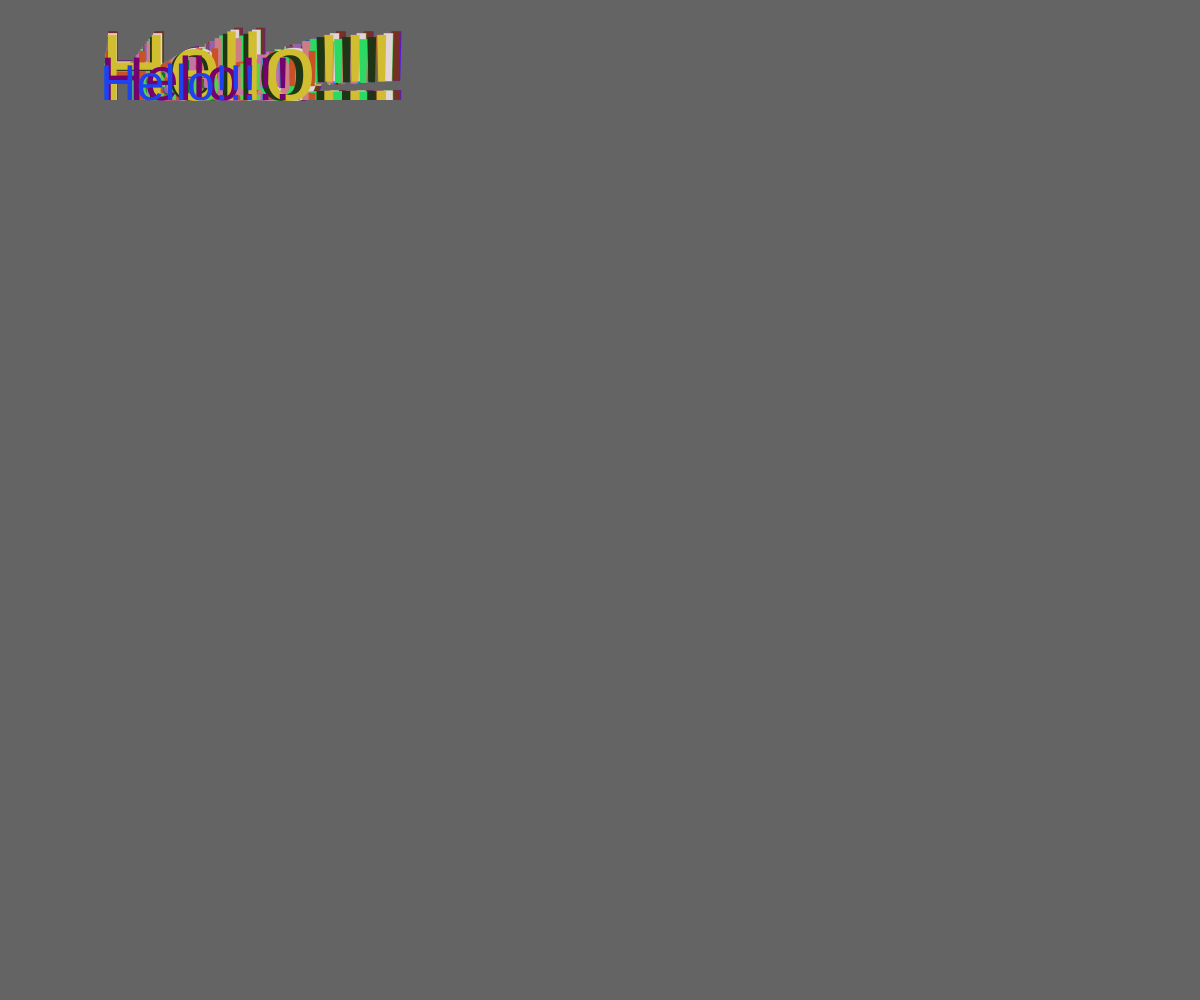
Frame 1 (no input)
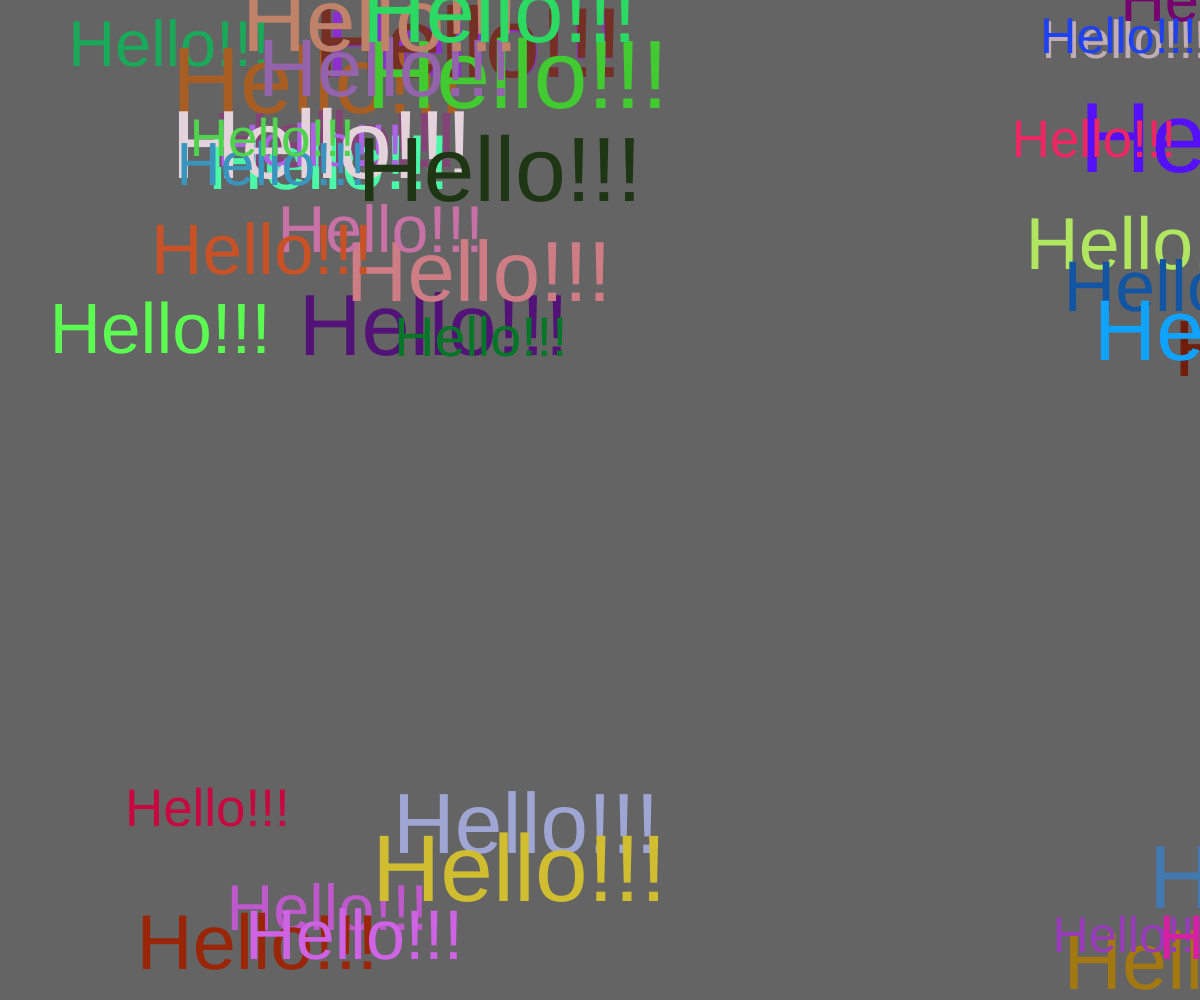
Frame 60 (no input)
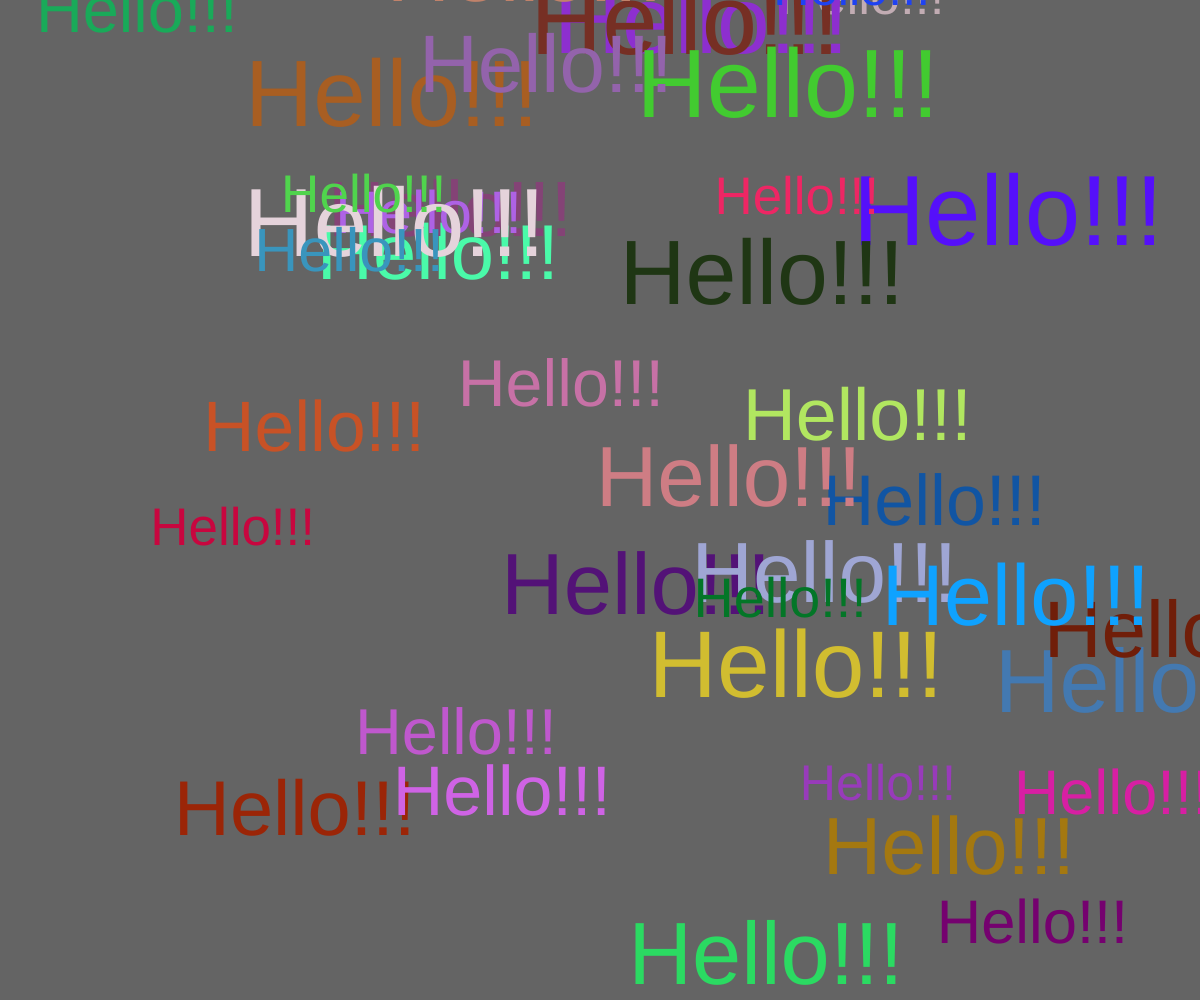
Frame 120 (the mouse pressed at the canvas centre since frame 60)

The p5.js sketch that drew these frames (run headless with seeded random() and noise() and a simulated clock; from frame 60 on, the mouse is pressed at the canvas centre):

// p5.js sketch
// ── sketch.js
let cars = [];

function setup() {
  createCanvas(windowWidth, windowHeight);

  // Spawn an object
  for (let i = 0; i < 40 ; i++) {
  cars.push(new Car());
  }
}

function draw() {
  background(100);

 for (let i = 0; i < cars.length; i++) {
  cars[i].display();
   cars[i].move();
  }


}



// Car class
class Car {

  // constructor and attributes
  constructor() {
    this.pos = createVector (100, 100);
    this.vel = createVector (random(-5,5), random(-5,5));
    this.col = color (random(255), random(255), random(255));
    this.size = random (50, 100);
  }

  // methods

  display() {
    fill (this.col);
    //rect(this.pos.x, this.pos.y, this.size, 25);
    textSize (this.size);
    text("Hello!!!", this.pos.x, this.pos.y);
  }

  move() {
    this.pos.add(this.vel);
    if (this.pos.x > width) this.pos.x = 0;
    if (this.pos.x < 0) this.pos.x = width;
     if (this.pos.y > height) this.pos.y = 0 ;
    if (this.pos.y < 0) this.pos.y = height ;
  }

}
